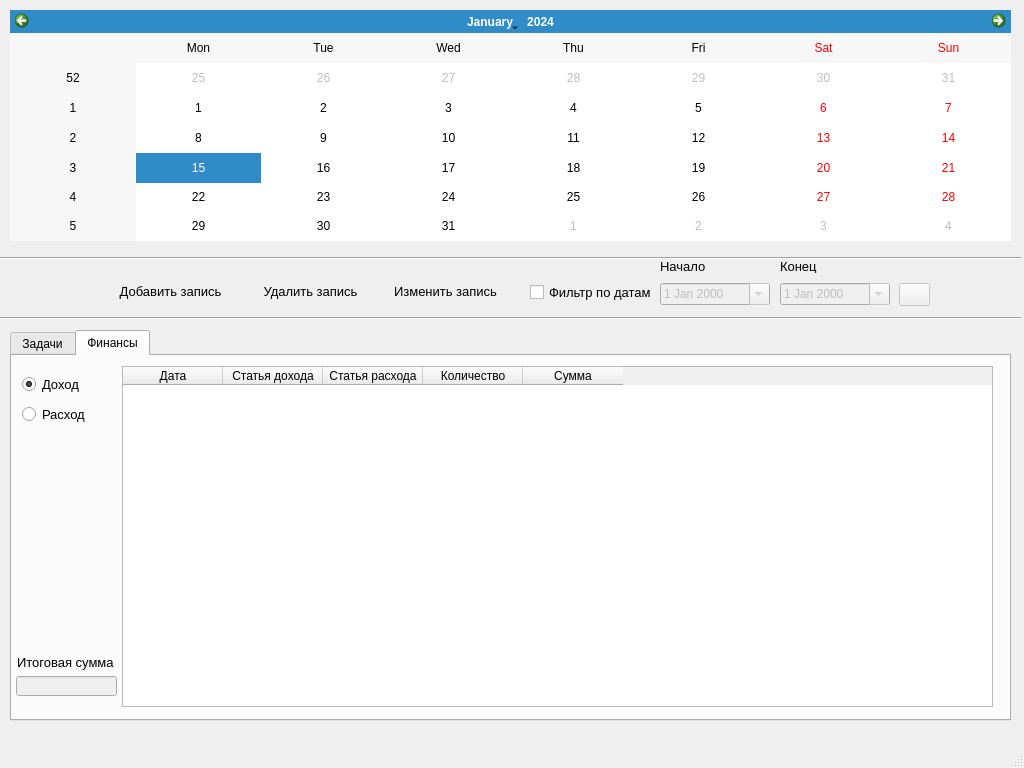
<?xml version="1.0" encoding="UTF-8"?>
<ui version="4.0">
 <class>MainWindow</class>
 <widget class="QMainWindow" name="MainWindow">
  <property name="geometry">
   <rect>
    <x>0</x>
    <y>0</y>
    <width>1024</width>
    <height>768</height>
   </rect>
  </property>
  <property name="maximumSize">
   <size>
    <width>1024</width>
    <height>768</height>
   </size>
  </property>
  <property name="windowTitle">
   <string>Задачи и финансы</string>
  </property>
  <widget class="QWidget" name="centralwidget">
   <widget class="QCalendarWidget" name="calendarWidget">
    <property name="geometry">
     <rect>
      <x>10</x>
      <y>10</y>
      <width>1001</width>
      <height>231</height>
     </rect>
    </property>
    <property name="styleSheet">
     <string notr="true">font: 10pt &quot;MS Shell Dlg 2&quot;;</string>
    </property>
   </widget>
   <widget class="Line" name="line">
    <property name="geometry">
     <rect>
      <x>0</x>
      <y>250</y>
      <width>1021</width>
      <height>16</height>
     </rect>
    </property>
    <property name="orientation">
     <enum>Qt::Horizontal</enum>
    </property>
   </widget>
   <widget class="QTabWidget" name="tabWidget">
    <property name="geometry">
     <rect>
      <x>10</x>
      <y>330</y>
      <width>1001</width>
      <height>391</height>
     </rect>
    </property>
    <property name="currentIndex">
     <number>1</number>
    </property>
    <widget class="QWidget" name="task">
     <attribute name="title">
      <string>Задачи</string>
     </attribute>
     <widget class="QTableWidget" name="tableWidgetTask">
      <property name="geometry">
       <rect>
        <x>10</x>
        <y>10</y>
        <width>971</width>
        <height>341</height>
       </rect>
      </property>
      <property name="styleSheet">
       <string notr="true">font: 10pt &quot;MS Shell Dlg 2&quot;;</string>
      </property>
      <column>
       <property name="text">
        <string>Дата</string>
       </property>
      </column>
      <column>
       <property name="text">
        <string>Описание</string>
       </property>
      </column>
      <column>
       <property name="text">
        <string>Время начала</string>
       </property>
      </column>
      <column>
       <property name="text">
        <string>Время окончания</string>
       </property>
      </column>
      <column>
       <property name="text">
        <string>Статус</string>
       </property>
      </column>
     </widget>
    </widget>
    <widget class="QWidget" name="finance">
     <attribute name="title">
      <string>Финансы</string>
     </attribute>
     <widget class="QTableWidget" name="tableWidgetFinance">
      <property name="geometry">
       <rect>
        <x>110</x>
        <y>10</y>
        <width>871</width>
        <height>341</height>
       </rect>
      </property>
      <property name="styleSheet">
       <string notr="true">font: 10pt &quot;MS Shell Dlg 2&quot;;</string>
      </property>
      <column>
       <property name="text">
        <string>Дата</string>
       </property>
      </column>
      <column>
       <property name="text">
        <string>Статья дохода</string>
       </property>
      </column>
      <column>
       <property name="text">
        <string>Статья расхода</string>
       </property>
      </column>
      <column>
       <property name="text">
        <string>Количество</string>
       </property>
      </column>
      <column>
       <property name="text">
        <string>Сумма</string>
       </property>
      </column>
     </widget>
     <widget class="QRadioButton" name="radioButton">
      <property name="geometry">
       <rect>
        <x>10</x>
        <y>20</y>
        <width>82</width>
        <height>17</height>
       </rect>
      </property>
      <property name="font">
       <font>
        <pointsize>10</pointsize>
       </font>
      </property>
      <property name="text">
       <string>Доход</string>
      </property>
      <property name="checked">
       <bool>true</bool>
      </property>
     </widget>
     <widget class="QRadioButton" name="radioButton_2">
      <property name="geometry">
       <rect>
        <x>10</x>
        <y>50</y>
        <width>82</width>
        <height>17</height>
       </rect>
      </property>
      <property name="font">
       <font>
        <pointsize>10</pointsize>
       </font>
      </property>
      <property name="text">
       <string>Расход</string>
      </property>
     </widget>
     <widget class="QLabel" name="label">
      <property name="geometry">
       <rect>
        <x>5</x>
        <y>296</y>
        <width>101</width>
        <height>21</height>
       </rect>
      </property>
      <property name="font">
       <font>
        <pointsize>10</pointsize>
       </font>
      </property>
      <property name="text">
       <string>Итоговая сумма</string>
      </property>
     </widget>
     <widget class="QLineEdit" name="lineEditSum">
      <property name="enabled">
       <bool>false</bool>
      </property>
      <property name="geometry">
       <rect>
        <x>4</x>
        <y>320</y>
        <width>101</width>
        <height>20</height>
       </rect>
      </property>
     </widget>
    </widget>
   </widget>
   <widget class="Line" name="line_2">
    <property name="geometry">
     <rect>
      <x>0</x>
      <y>310</y>
      <width>1021</width>
      <height>16</height>
     </rect>
    </property>
    <property name="orientation">
     <enum>Qt::Horizontal</enum>
    </property>
   </widget>
   <widget class="QPushButton" name="ButtonAddRecord">
    <property name="geometry">
     <rect>
      <x>100</x>
      <y>280</y>
      <width>141</width>
      <height>23</height>
     </rect>
    </property>
    <property name="font">
     <font>
      <pointsize>10</pointsize>
     </font>
    </property>
    <property name="cursor">
     <cursorShape>PointingHandCursor</cursorShape>
    </property>
    <property name="text">
     <string>Добавить запись</string>
    </property>
    <property name="icon">
     <iconset>
      <normaloff>icons/add48.png</normaloff>icons/add48.png</iconset>
    </property>
    <property name="flat">
     <bool>true</bool>
    </property>
   </widget>
   <widget class="QPushButton" name="ButtonDeleteRecord">
    <property name="geometry">
     <rect>
      <x>240</x>
      <y>280</y>
      <width>141</width>
      <height>23</height>
     </rect>
    </property>
    <property name="font">
     <font>
      <pointsize>10</pointsize>
     </font>
    </property>
    <property name="cursor">
     <cursorShape>PointingHandCursor</cursorShape>
    </property>
    <property name="text">
     <string>Удалить запись</string>
    </property>
    <property name="icon">
     <iconset>
      <normaloff>icons/delete48.png</normaloff>icons/delete48.png</iconset>
    </property>
    <property name="flat">
     <bool>true</bool>
    </property>
   </widget>
   <widget class="QPushButton" name="ButtonEditRecord">
    <property name="geometry">
     <rect>
      <x>380</x>
      <y>280</y>
      <width>131</width>
      <height>23</height>
     </rect>
    </property>
    <property name="font">
     <font>
      <pointsize>10</pointsize>
     </font>
    </property>
    <property name="cursor">
     <cursorShape>PointingHandCursor</cursorShape>
    </property>
    <property name="text">
     <string>Изменить запись</string>
    </property>
    <property name="icon">
     <iconset>
      <normaloff>icons/edit48.png</normaloff>icons/edit48.png</iconset>
    </property>
    <property name="flat">
     <bool>true</bool>
    </property>
   </widget>
   <widget class="QCheckBox" name="checkBoxFilterDate">
    <property name="geometry">
     <rect>
      <x>530</x>
      <y>284</y>
      <width>131</width>
      <height>17</height>
     </rect>
    </property>
    <property name="font">
     <font>
      <pointsize>10</pointsize>
     </font>
    </property>
    <property name="text">
     <string>Фильтр по датам</string>
    </property>
   </widget>
   <widget class="QDateEdit" name="dateEditIn">
    <property name="enabled">
     <bool>false</bool>
    </property>
    <property name="geometry">
     <rect>
      <x>660</x>
      <y>283</y>
      <width>110</width>
      <height>22</height>
     </rect>
    </property>
    <property name="calendarPopup">
     <bool>true</bool>
    </property>
   </widget>
   <widget class="QDateEdit" name="dateEditOut">
    <property name="enabled">
     <bool>false</bool>
    </property>
    <property name="geometry">
     <rect>
      <x>780</x>
      <y>283</y>
      <width>110</width>
      <height>22</height>
     </rect>
    </property>
    <property name="calendarPopup">
     <bool>true</bool>
    </property>
   </widget>
   <widget class="QLabel" name="label_2">
    <property name="geometry">
     <rect>
      <x>660</x>
      <y>260</y>
      <width>47</width>
      <height>13</height>
     </rect>
    </property>
    <property name="font">
     <font>
      <pointsize>10</pointsize>
     </font>
    </property>
    <property name="text">
     <string>Начало</string>
    </property>
   </widget>
   <widget class="QLabel" name="label_3">
    <property name="geometry">
     <rect>
      <x>780</x>
      <y>260</y>
      <width>47</width>
      <height>13</height>
     </rect>
    </property>
    <property name="font">
     <font>
      <pointsize>10</pointsize>
     </font>
    </property>
    <property name="text">
     <string>Конец</string>
    </property>
   </widget>
   <widget class="QPushButton" name="ButtonFilter">
    <property name="enabled">
     <bool>false</bool>
    </property>
    <property name="geometry">
     <rect>
      <x>899</x>
      <y>283</y>
      <width>31</width>
      <height>23</height>
     </rect>
    </property>
    <property name="text">
     <string/>
    </property>
    <property name="icon">
     <iconset>
      <normaloff>icons/filter48.png</normaloff>icons/filter48.png</iconset>
    </property>
   </widget>
  </widget>
  <widget class="QMenuBar" name="menubar">
   <property name="geometry">
    <rect>
     <x>0</x>
     <y>0</y>
     <width>1024</width>
     <height>21</height>
    </rect>
   </property>
  </widget>
  <widget class="QStatusBar" name="statusbar"/>
 </widget>
 <resources/>
 <connections/>
</ui>
